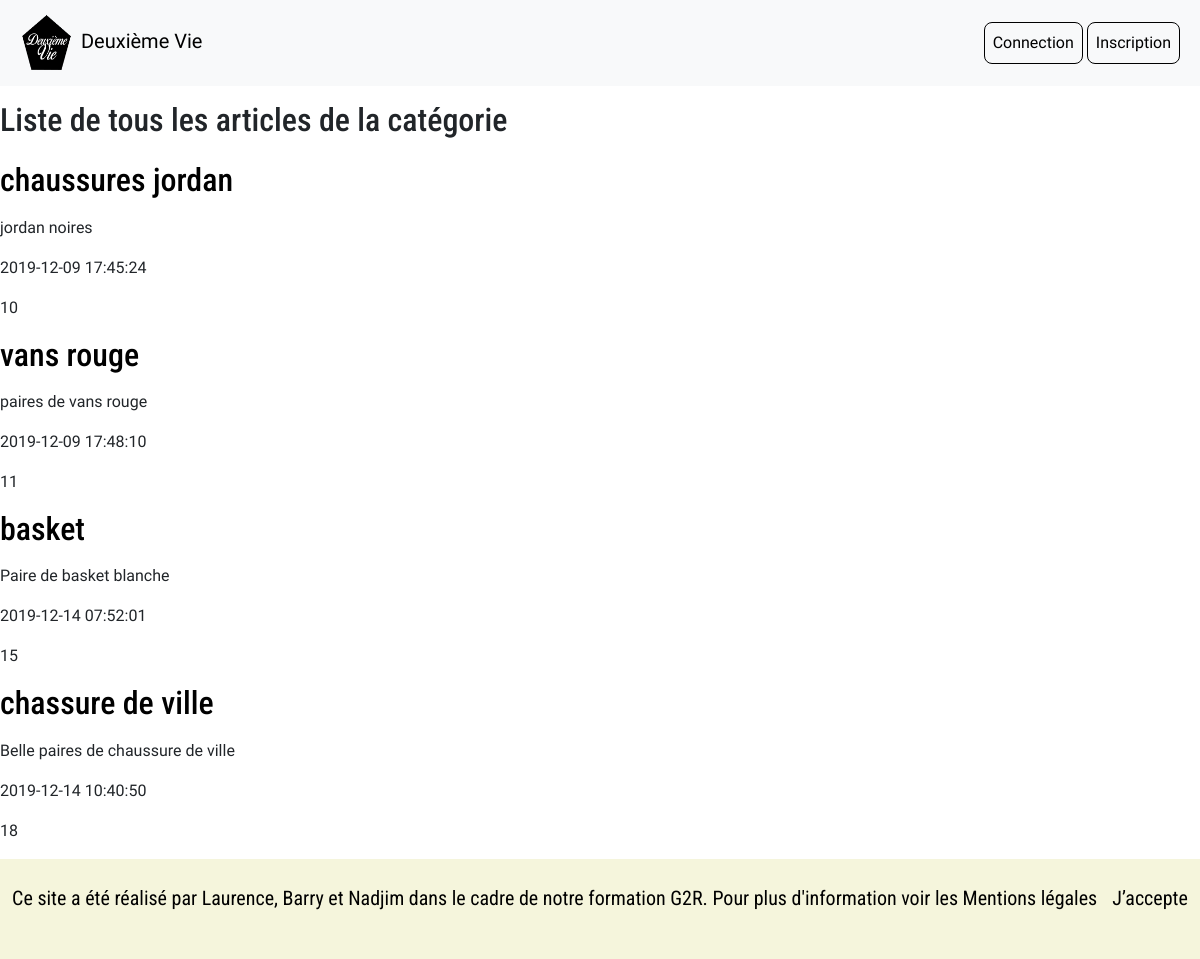
The app's page /categorie_article.php?id_category=1 with its own data.
### tables this page shows
CREATE TABLE IF NOT EXISTS `articles` (
  `id` int(11) NOT NULL AUTO_INCREMENT,
  `title` varchar(255) NOT NULL,
  `description` text,
  `price` decimal(10,0) NOT NULL,
  `size` varchar(15) NOT NULL,
  `published_at` datetime NOT NULL,
  `city` varchar(255) NOT NULL,
  `id_user` int(11) NOT NULL,
  `id_category` int(11) NOT NULL,
  PRIMARY KEY (`id`),
  KEY `id_user` (`id_user`)
);

### categorie_article.php (the view)
<?php
require_once("header.php");
require_once('database.php');
$requeteCat = $db->prepare(
    'SELECT *
    FROM articles
    WHERE id_category = :boiteCatId');
$requeteCat->execute([
    'boiteCatId' => $_GET['id_category']
]);
$articles = $requeteCat->fetchAll();
?>
<h1>Liste de tous les articles de la catégorie</h1>
<?php foreach ($articles as $article): ?>
    <article class="post">
    <h2>
        <a href="article_single.php?idArticle=<?php echo $article['id']; ?>">
            <?php echo $article['title']; ?>
        </a>
    </h2>
    <p><?php echo $article['description']; ?></p>
    <p><?php echo $article['published_at']; ?></p>
    <p><?php echo $article['id']; ?></p>
    </article>
<?php endforeach; ?>
<?php require_once("footer.php"); ?>

### css/style.css (style rules this page uses)
*, *:after, *:before { -webkit-box-sizing: border-box; -moz-box-sizing: border-box; box-sizing: border-box; }
body { font-family: 'Thasadith', sans-serif; }
h1,h2,h3,h4,h5,h6 { font-family: 'Roboto Condensed', sans-serif; }
a { text-decoration:none; color:black !important; }
a:link { text-decoration:none; }
a:link { background:transparent !important; }

### records on screen
articles: title "chaussures jordan", description "jordan noires", published_at "2019-12-09 17:45:24", id "10"
articles: title "vans rouge", description "paires de vans rouge", published_at "2019-12-09 17:48:10", id "11"
articles: title "basket", description "Paire de basket blanche", published_at "2019-12-14 07:52:01", id "15"
articles: title "chassure de ville", description "Belle paires de chaussure de ville", published_at "2019-12-14 10:40:50", id "18"
